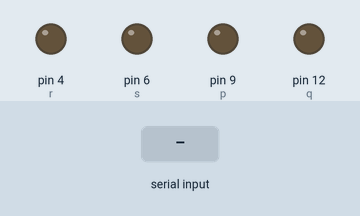
This sketch was run on a simulated Arduino Uno, built with avr-gcc and run on an emulated ATmega328P. On the bench: output pins drawn as LEDs (lit = HIGH). The test bench sets the inputs (shaded band).

Above: at 1.2 s.
1.3 s: "f" received over Serial
At 2.5 s:
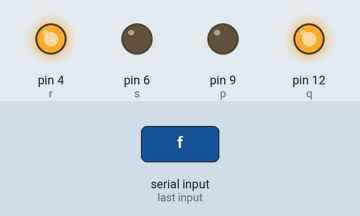
2.8 s: "b" received over Serial
At 3.9 s:
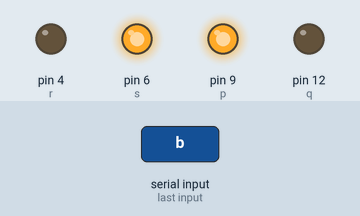
4.3 s: "r" received over Serial
At 5.0 s:
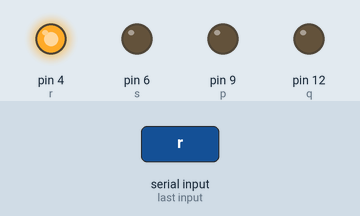
5.8 s: "l" received over Serial
At 6.1 s:
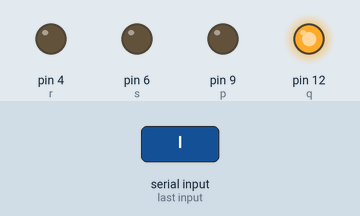
7.3 s: "s" received over Serial
At 8.5 s:
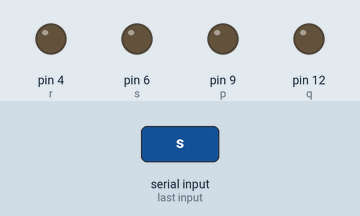
Timing chart, 0 to 9.8 s (numbered marks = the images above; inputs shaded):
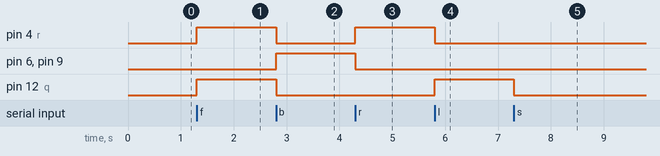

The sketch:

RobotControl_Arduino.ino
```cpp
int a,b,c,d, p=9,q=12,r=4,s=6;
char data;

//a(1),b(2)->right motor ; 1->back
//c(3),d(4)->left motor ; 4->back

void setup()
{
  Serial.begin(9600); //intialising the serial communication
  pinMode(p,OUTPUT); //pinMode function is used for intialising the pins used
  pinMode(q,OUTPUT); //format is like this->pinMode(pin_number,state)
  pinMode(r,OUTPUT); //state is either OUPUT or INPUT
  pinMode(s,OUTPUT);
}

void loop()
{
  if(Serial.available()>0) //if serial data is being sent
  {
    data = Serial.read(); //assign the coming data to 'data' character
  }

// now comparing the data
  if(data == 'f')
  {
    a=1;
    b=0;
    c=1;
    d=0;
    update(a,b,c,d);
  }
  if(data == 'b')
  {
    a=0;
    b=1;
    c=0;
    d=1;
    update(a,b,c,d);
  }
  if(data == 'r')
  {
    a=0;
    b=0;
    c=1;
    d=0;
    update(a,b,c,d);
  }
  if(data == 'l')
  {
    a=1;
    b=0;
    c=0;
    d=0;
    update(a,b,c,d);
  }
  if(data == 's')
  {
    a=0;
    b=0;
    c=0;
    d=0;
    update(a,b,c,d);
  }
}


void update(int a, int b, int c, int d)
{
  digitalWrite(p,b); //digitalWrite is function used to make a pin HIGH or LOW
  digitalWrite(q,a); //format is like this->digitalWrite(pin_number,boolean_state);
  digitalWrite(r,c);
  digitalWrite(s,d);
}
```

Measured:
- after the input at 1.3 s, pin 4 (r), pin 12 (q): LOW → HIGH at once
- after the input at 2.8 s, pin 4 (r), pin 12 (q): HIGH → LOW at once; pin 6 (s), pin 9 (p): LOW → HIGH at once
- after the input at 4.3 s, pin 4 (r): LOW → HIGH at once; pin 6 (s), pin 9 (p): HIGH → LOW at once
- after the input at 5.8 s, pin 4 (r): HIGH → LOW at once; pin 12 (q): LOW → HIGH at once
- after the input at 7.3 s, pin 12 (q): HIGH → LOW at once
